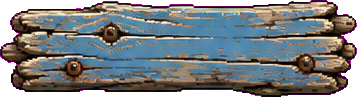
#> input picture ZenFishing/gui-specs/art/parts/beam.png, 357 x 97 px, found by its file name
$ python gen.py out.png
#> lines starting #> are read from the running program, lines starting #| are printed output that depends on the picture; after the words box and inside, x2 and y2 are one past the last pixel; in counts of white or black regions, pixels touching at a corner belong together; pictures that were not available may be replaced by others from this repository, and a replacement may not be noted
### nexo-extras/mcfont/mcfont.py
"""Рендер текста настоящим шрифтом Minecraft (bitmap-провайдеры default.json из клиента)."""
import json, os
from PIL import Image
A = os.path.dirname(os.path.abspath(__file__))
_G = {}
def _load():
    if _G: return
    d = json.load(open(f'{A}/assets/minecraft/font/include/default.json'))
    for p in d['providers']:
        if p['type'] != 'bitmap': continue
        im = Image.open(f"{A}/assets/minecraft/textures/{p['file'].split(':')[1]}").convert('RGBA')
        rows = p['chars']; cols = len(rows[0]); gw = im.width // cols; gh = im.height // len(rows)
        h = p.get('height', 8); asc = p['ascent']; sc = h / gh
        for r, row in enumerate(rows):
            for c, ch in enumerate(row):
                if ch == '\x00' or ch in _G: continue
                g = im.crop((c * gw, r * gh, (c + 1) * gw, (r + 1) * gh))
                a = g.split()[3].getbbox()
                if a is None: _G[ch] = (None, 0, asc, sc); continue
                _G[ch] = (g.crop((0, 0, a[2], gh)), a[2], asc, sc)
    _G[' '] = (None, 4, 7, 1)
def width(text, scale=1):
    _load(); return sum(int((_G.get(ch, _G['?'])[1] * _G.get(ch, _G['?'])[3]) + 1) * scale for ch in text) - scale
# [15 lines left out: function draw, not called in this run]

### nexo-extras/escmenu/gen.py
"""Esc-меню и настройки в стиле меню квестов: кнопки — балка амбара, фон — стена амбара (те же части,
что в сцене ZenQuests). HD: 2 px текстуры на 1 px интерфейса (nine_slice width/height — логический размер)."""
import sys, os, json
from PIL import Image, ImageDraw, ImageEnhance, ImageChops
SP = os.path.dirname(os.path.abspath(__file__))
sys.path.insert(0, f'{SP}/../mcfont'); import mcfont
RAW = f'{SP}/../nexogui/parts'
OUT = sys.argv[1]; G = 2
W_ = f'{OUT}/pack/assets/minecraft/textures/gui'; sp = f'{W_}/sprites/widget'
os.makedirs(sp, exist_ok=True)

def mcmeta(path, w, h, b, bv=None):
    border = b if bv is None else {"left": b, "top": bv, "right": b, "bottom": bv}
    json.dump({"gui": {"scaling": {"type": "nine_slice", "width": w, "height": h, "border": border}}}, open(path + '.mcmeta', 'w'))
def hard(im, t=110):
    r, g, b, a = im.split(); im.putalpha(a.point(lambda v: 255 if v > t else 0)); return im
def quant(im, n=48):
    a = im.split()[3]; q = im.convert('RGB').quantize(colors=n, method=Image.Quantize.MEDIANCUT, dither=Image.Dither.NONE).convert('RGBA'); q.putalpha(a); return q

beam = Image.open(f'{RAW}/raw/beam.png').convert('RGBA')
#> beam is the input picture: PIL image 357x97 RGBA; mean R, G, B, A 124.6, 94, 131.2, 217.3
FB = Image.open(f'{SP}/figma/btn_cut.png').convert('RGBA'); FBH = Image.open(f'{SP}/figma/btn_hl_cut.png').convert('RGBA')
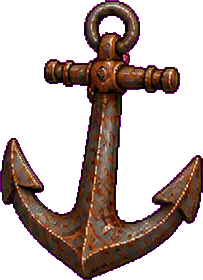
#> input picture ZenFishing/gui-specs/art/parts/anchor.png, 203 x 280 px, given in place of btn_cut.png, which was not available
#> further down, FB is the input picture: PIL image 203x280 RGBA; mean R, G, B, A 190.1, 22.8, 172.7, 95.9
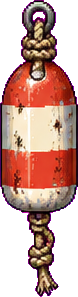
#> input picture ZenFishing/gui-specs/art/parts/buoy.png, 78 x 297 px, given in place of btn_hl_cut.png, which was not available
#> further down, FBH is the input picture: PIL image 78x297 RGBA; mean R, G, B, A 198.7, 66.1, 152.3, 156.5
wall = Image.open(f'{RAW}/wall_full.png').convert('RGB')
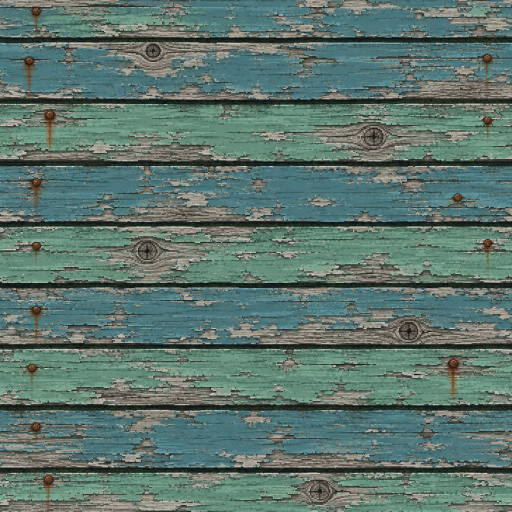
#> input picture ZenFishing/gui-specs/art/wall_full.png, 1024 x 1024 px, found by its file name (shown at 1/2 size)
#> wall is the input picture: PIL image 1024x1024 RGB; mean R, G, B 93.4, 116.9, 109.1

def button(w, h, light=1.0, warm=0, rim=None, dim=False, src=None):
    """Балка, сжатая до кнопки; по контуру — тёмная обводка; rim — светлый кант (наведение)."""
    im = hard((src if src is not None else FB).resize((w, h), Image.LANCZOS))
    if dim:
        im = ImageEnhance.Color(im).enhance(0.25); im = ImageEnhance.Brightness(im).enhance(0.75)
    elif light != 1.0:
        im = ImageEnhance.Brightness(im).enhance(light)
    if warm:
        a = im.split()[3]; t = Image.new('RGBA', im.size, (255, 200, 110, 255)); im = Image.blend(im, t, warm); im.putalpha(a)
    a = im.split()[3]
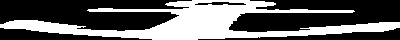
#> a: PIL image 400x40 L; 37.9% white; 1 white region, box (x1, y1, x2, y2) and area: (0, 0, 400, 40) 6061
    # тёмная обводка 1 GUI px снаружи альфы
    from PIL import ImageFilter
    grow = a.filter(ImageFilter.MaxFilter(2 * G + 1))
#> grow: PIL image 400x40 L; 54.4% white; 4 black regions, box (x1, y1, x2, y2) and area: (0, 0, 171, 29) 3288, (233, 0, 400, 30) 2896, (0, 30, 119, 40) 571, (262, 30, 400, 40) 542
    outl = Image.new('RGBA', im.size, (46, 26, 18, 255)); outl.putalpha(ImageChops.subtract(grow, a))
    im.alpha_composite(outl)
    if rim:   # кант внутри: кольцо между альфой и её эрозией
        er = a.filter(ImageFilter.MinFilter(2 * G + 1))
        ring = Image.new('RGBA', im.size, rim + (255,)); ring.putalpha(ImageChops.subtract(a, er)); im.alpha_composite(ring)
    return quant(im)

BW, BH = 200 * G, 20 * G
button(BW, BH).save(f'{sp}/button.png')
button(BW, BH, src=FBH).save(f'{sp}/button_highlighted.png')
#> in button (call 2), `a = im.split()[3]`: a: PIL image 400x40 L; 62.2% white; 5 black regions (1 under 20 px), largest, box (x1, y1, x2, y2) and area: (0, 25, 192, 40) 1986, (251, 25, 400, 40) 1591, (0, 0, 144, 14) 1231, (256, 0, 400, 14) 1228
#> in button (call 2), `grow = a.filter(ImageFilter.MaxFilter(2 * G + 1))`: grow: PIL image 400x40 L; 72% white; 4 black regions, box (x1, y1, x2, y2) and area: (0, 27, 183, 40) 1515, (279, 27, 400, 40) 1154, (0, 0, 110, 12) 906, (290, 0, 400, 12) 906
button(BW, BH, dim=True).save(f'{sp}/button_disabled.png')
for n in ('button', 'button_highlighted', 'button_disabled'): mcmeta(f'{sp}/{n}.png', 200, 20, 20, 4)

# фон: стена амбара (четверть, сведена к бесшовному тайлу 64x64), затемнена
def wall_tile(k, alpha, size=128, seed_box=(0, 0, 512, 512)):
#> called with k = 0.5, alpha = 232, size = 128, seed_box = (0, 0, 512, 512)
    t = wall.crop(seed_box).resize((size, size), Image.LANCZOS).convert('RGBA')
    # сшивка краёв: сдвиг на полтайла и мягкая маска крестом посередине
    sh = ImageChops.offset(t, size // 2, size // 2)
    m = Image.new('L', (size, size), 0); mp = m.load(); c = size // 2; fw = 14
#> after `m = Image.new('L', (size, size), 0)`: m: PIL image 128x128 L; every value is 0
    for y in range(size):
        for x in range(size):
            dx, dy = abs(x - c), abs(y - c)
            mp[x, y] = int(255 * max(0.0, 1 - min(dx, dy) / fw))
    t = Image.composite(sh, t, m)
    t = ImageEnhance.Brightness(t).enhance(k); t.putalpha(alpha); return quant(t, 40)
#> in quant (call 4), `a = im.split()[3]`: a: PIL image 128x128 L; every value is 232
wall_tile(0.5, 232).save(f'{W_}/inworld_menu_background.png')
wall_tile(0.3, 240, seed_box=(512, 512, 1024, 1024)).save(f'{W_}/inworld_menu_list_background.png')
#> call 2 of wall_tile, with k = 0.3, alpha = 240, size = 128, seed_box = (512, 512, 1024, 1024)
#> in wall_tile (call 2), `sh = ImageChops.offset(t, size // 2, size // 2)`:
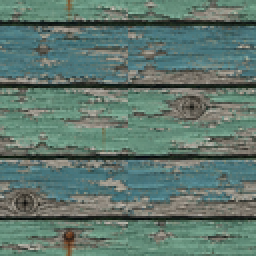
#> sh: PIL image 128x128 RGBA (shown 2 times larger); mean R, G, B, A 94.9, 117.8, 108.7, 255
#> in wall_tile (call 2), `t = Image.composite(sh, t, m)`:
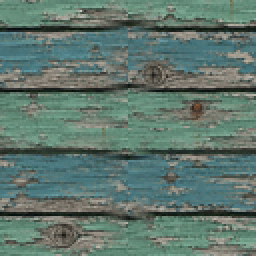
#> t: PIL image 128x128 RGBA (shown 2 times larger); mean R, G, B, A 95.5, 118.2, 109.2, 255
#> in wall_tile (call 2), `t = ImageEnhance.Brightness(t).enhance(k)`:
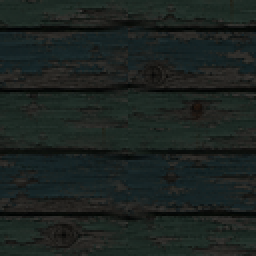
#> t: PIL image 128x128 RGBA (shown 2 times larger); mean R, G, B, A 28.2, 35, 32.3, 255
#> in quant (call 5), `a = im.split()[3]`: a: PIL image 128x128 L; every value is 240
wall_tile(0.62, 255).save(f'{W_}/menu_background.png')
wall_tile(0.36, 255, seed_box=(512, 512, 1024, 1024)).save(f'{W_}/menu_list_background.png')
sepim = hard(beam.crop((20, 0, 465, 121)).resize((64, 4), Image.LANCZOS)); sepim.putalpha(255)
for n in ('inworld_header_separator', 'inworld_footer_separator', 'header_separator', 'footer_separator'): quant(sepim).save(f'{W_}/{n}.png')

# слайдер: дорожка — тёмное углубление в стене, ручка — торец балки
def track(k):
#> called with k = 0.5
    t = wall.crop((0, 0, 1024, 205)).resize((BW, BH), Image.LANCZOS).convert('RGBA')
    t = ImageEnhance.Brightness(t).enhance(k); d = ImageDraw.Draw(t)
    d.rectangle((0, 0, BW - 1, BH - 1), outline=(46, 26, 18, 255), width=G)
    d.rectangle((G, G, BW - 1 - G, 2 * G - 1), fill=(30, 16, 10, 255)); d.rectangle((G, G, 2 * G - 1, BH - 1 - G), fill=(30, 16, 10, 255))
    for cx, cy in ((0, 0), (BW - 1, 0), (0, BH - 1), (BW - 1, BH - 1)):
        d.rectangle((cx - G + 1 if cx else 0, cy - G + 1 if cy else 0, cx if cx else G - 1, cy if cy else G - 1), fill=(0, 0, 0, 0))
    return quant(t)
track(0.5).save(f'{sp}/slider.png'); track(0.62).save(f'{sp}/slider_highlighted.png')
def handle(rim=None):
    src = FBH if rim else FB; k = src.height * 0.55
#> after `k = src.height * 0.55`: k = 154
    im = hard(src.crop((0, 0, int(k), src.height)).resize((8 * G, BH), Image.LANCZOS))
    return quant(im)
def _finish(im, rim):
    from PIL import ImageFilter
    a = im.split()[3]; grow = a.filter(ImageFilter.MaxFilter(2 * G + 1))
    outl = Image.new('RGBA', im.size, (46, 26, 18, 255)); outl.putalpha(ImageChops.subtract(grow, a)); im.alpha_composite(outl)
    if rim:
        er = a.filter(ImageFilter.MinFilter(2 * G + 1)); ring = Image.new('RGBA', im.size, rim + (255,)); ring.putalpha(ImageChops.subtract(a, er)); im.alpha_composite(ring)
    return quant(im)
handle().save(f'{sp}/slider_handle.png'); handle((240, 196, 96)).save(f'{sp}/slider_handle_highlighted.png')
for n in ('slider', 'slider_highlighted'): mcmeta(f'{sp}/{n}.png', 200, 20, 4)
#> this loop made 2 passes
#> (n, border in mcmeta) on passes 1 to 2: ('slider', 4), ('slider_highlighted', 4)
for n in ('slider_handle', 'slider_handle_highlighted'): mcmeta(f'{sp}/{n}.png', 8, 20, 3)

# ── превью (GUI scale 2, окно 427x240 GUI px), подписи шрифтом Minecraft по-русски ──
S = 2; PW, PH = 427 * S, 240 * S
def nine(img, lw, lh, b, lw0, lh0, bv=None):
    bv = b if bv is None else bv
    """Девятислайс как в игре: img логически lw0 x lh0, рисуем lw x lh (в GUI px), углы b."""
    sx = img.width / lw0; out = Image.new('RGBA', (lw * S, lh * S))
    def part(x0, y0, x1, y1, dx, dy, dw, dh):
        out.alpha_composite(img.crop((int(x0 * sx), int(y0 * sx), int(x1 * sx), int(y1 * sx))).resize((dw * S, dh * S), Image.NEAREST), (dx * S, dy * S))
    cw, ch = lw - 2 * b, lh - 2 * bv
    part(0, 0, b, bv, 0, 0, b, bv); part(lw0 - b, 0, lw0, bv, lw - b, 0, b, bv); part(0, lh0 - bv, b, lh0, 0, lh - bv, b, bv); part(lw0 - b, lh0 - bv, lw0, lh0, lw - b, lh - bv, b, bv)
    part(b, 0, b + cw, bv, b, 0, cw, bv); part(b, lh0 - bv, b + cw, lh0, b, lh - bv, cw, bv)
    part(0, bv, b, bv + ch, 0, bv, b, ch); part(lw0 - b, bv, lw0, bv + ch, lw - b, bv, b, ch); part(b, bv, b + cw, bv + ch, b, bv, cw, ch)
    return out
def label(pv, lx, ly, lw, text, color='#ffffff'):
    tw = mcfont.width(text, S); inner = (lw - 4) * S
    t = Image.new('RGBA', (tw + S, 10 * S)); mcfont.draw(t, 0, 0, text, color, scale=S)
    if tw > inner: t = t.crop((0, 0, inner, t.height)); tw = inner
    pv.alpha_composite(t, ((lx + lw // 2) * S - tw // 2, (ly + 6) * S))
def btn(pv, kind, lx, ly, lw, text, color='#ffffff'):
    pv.alpha_composite(nine(Image.open(f'{sp}/{kind}.png'), lw, 20, 20, 200, 20, 4), (lx * S, ly * S)); label(pv, lx, ly, lw, text, color)
def slider(pv, lx, ly, lw, text, frac, hl=False):
    pv.alpha_composite(nine(Image.open(f'{sp}/slider.png'), lw, 20, 4, 200, 20), (lx * S, ly * S))
    hx = lx + int((lw - 8) * frac); pv.alpha_composite(nine(Image.open(f'{sp}/slider_handle{"_highlighted" if hl else ""}.png'), 8, 20, 3, 8, 20), (hx * S, ly * S))
    label(pv, lx, ly, lw, text, '#ffffa0' if hl else '#ffffff')

pv = Image.new('RGBA', (PW, PH)); px = pv.load()
for y in range(PH):
    k = y / PH; c = (int(85 * (1 - k) + 35 * k), int(150 * (1 - k) + 70 * k), int(70 * (1 - k) + 30 * k), 255)
    for x in range(PW): px[x, y] = c
pv.alpha_composite(Image.new('RGBA', (PW, PH), (16, 16, 16, 200)))
mcfont.draw(pv, PW // 2 - mcfont.width('Меню игры', S) // 2, 40 * S, 'Меню игры', scale=S)
#> (the run stopped early here; a loop or call above may not have finished)
